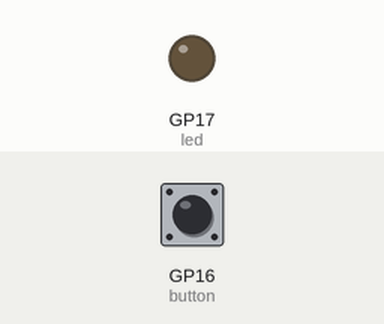
Recording of a program running on a simulated Raspberry Pi Pico running MicroPython. On the bench: output pins drawn as LEDs (lit = HIGH). The inputs (shaded band) are chosen by the test bench; at power-on: GP16 (button) LOW. What the program prints to the serial console is not drawn.

Above: at 1.2 s.
1.3 s: GP16 (button) pulled HIGH for 0.15 s
At 1.9 s:
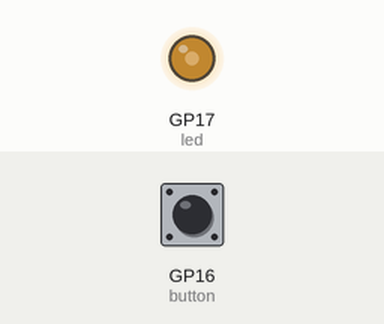
4.4 s: GP16 (button) pulled HIGH for 1 s
At 7.0 s:
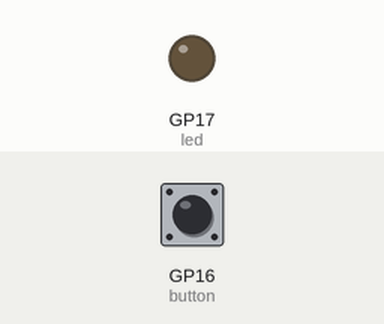
8.1 s: GP16 (button) pulled HIGH for 3.2 s
At 9.5 s:
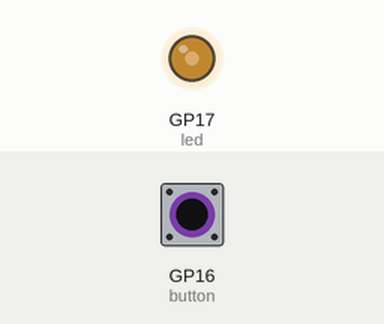
Timing chart, 0 to 14.2 s (numbered marks = the images above; inputs shaded):
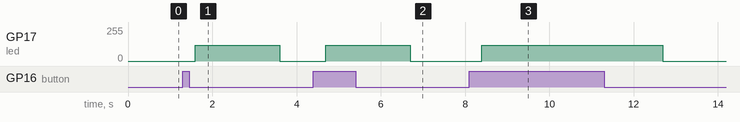

The program:

pwmled.py
```python
from machine import Pin, PWM
import utime

led = PWM(Pin(17))
led.freq(15000)
helligkeit = 0
button = Pin(16, Pin.IN, Pin.PULL_DOWN)

while True:
    if button.value() == 1:
        helligkeit = 30000
        led.duty_u16(helligkeit)
        print("led on")
        print(helligkeit)

        for x in range(10000, 30000, 10):
            print(helligkeit)
            helligkeit = x
            led.duty_u16(helligkeit)
        else:
            utime.sleep(2)
            led.duty_u16(0)
            print("led off")
```

Measured:
- after the input at 1.3 s, GP17 (led): 0/255 → 117/255 after 0.30 s, → 0/255 2.0 s later
- after the input at 4.4 s, GP17 (led): 0/255 → 117/255 after 0.30 s, → 0/255 2.0 s later
- after the input at 8.1 s, GP17 (led): 0/255 → 117/255 after 0.30 s, → 0/255 4.3 s later
